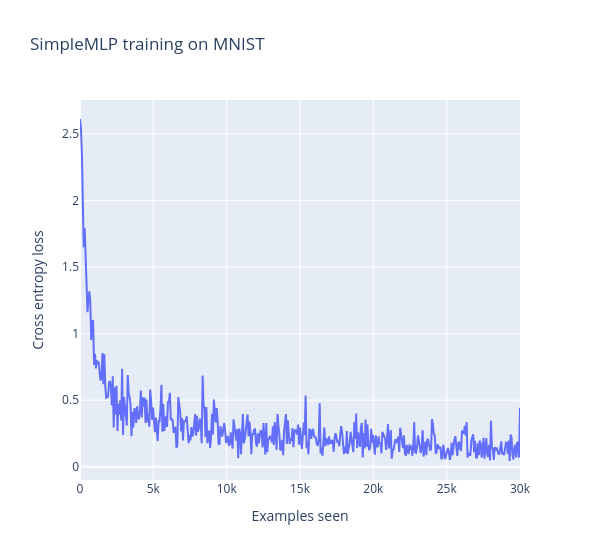

Write notebook code for a chart like this one.
### Code cell
@dataclass
class SimpleMLPTrainingArgs:
    """
    Defining this class implicitly creates an __init__ method, which sets arguments as below, e.g.
    self.batch_size=64. Any of these fields can also be overridden when you create an instance, e.g.
    SimpleMLPTrainingArgs(batch_size=128).
    """

    batch_size: int = 64
    epochs: int = 3
    learning_rate: float = 1e-3


def train(args: SimpleMLPTrainingArgs) -> tuple[list[float], SimpleMLP]:
    """
    Trains & returns the model, using training parameters from the `args` object. Returns the model,
    and loss list.
    """
    model = SimpleMLP().to(device)

    mnist_trainset, _ = get_mnist()
    mnist_trainloader = DataLoader(mnist_trainset, batch_size=args.batch_size, shuffle=True)

    optimizer = t.optim.Adam(model.parameters(), lr=args.learning_rate)
    loss_list = []

    for epoch in range(args.epochs):
        pbar = tqdm(mnist_trainloader)

        for imgs, labels in pbar:
            # Move data to device, perform forward pass
            imgs, labels = imgs.to(device), labels.to(device)
            logits = model(imgs)

            # Calculate loss, perform backward pass
            loss = F.cross_entropy(logits, labels)
            loss.backward()
            optimizer.step()
            optimizer.zero_grad()

            # Update logs & progress bar
            loss_list.append(loss.item())
            pbar.set_postfix(epoch=f"{epoch + 1}/{args.epochs}", loss=f"{loss:.3f}")

    return loss_list, model


args = SimpleMLPTrainingArgs()
loss_list, model = train(args)

line(
    loss_list,
    x_max=args.epochs * len(mnist_trainset),
    labels={"x": "Examples seen", "y": "Cross entropy loss"},
    title="SimpleMLP training on MNIST",
    width=600,
)

### Figure 1 — Plotly figure (JSON) as saved in the notebook; plotly's stock layout.template omitted (floating-point values rounded to 4 significant figures; data arrays with more than 128 entries replaced by an {"elided": "..."} marker saying what was removed)
{"data": [{"hovertemplate": "Examples seen=%{x}<br>Cross entropy loss=%{y}<extra></extra>", "legendgroup": "", "line": {"color": "#636efa", "dash": "solid"}, "marker": {"symbol": "circle"}, "mode": "lines", "name": "", "orientation": "v", "showlegend": false, "type": "scatter", "x": {"elided": "471 float values"}, "xaxis": "x", "y": {"elided": "471 float values"}, "yaxis": "y"}], "layout": {"hovermode": "x unified", "legend": {"tracegroupgap": 0}, "title": {"text": "SimpleMLP training on MNIST"}, "width": 600, "xaxis": {"anchor": "y", "domain": [0, 1], "title": {"text": "Examples seen"}}, "yaxis": {"anchor": "x", "domain": [0, 1], "title": {"text": "Cross entropy loss"}}}}
